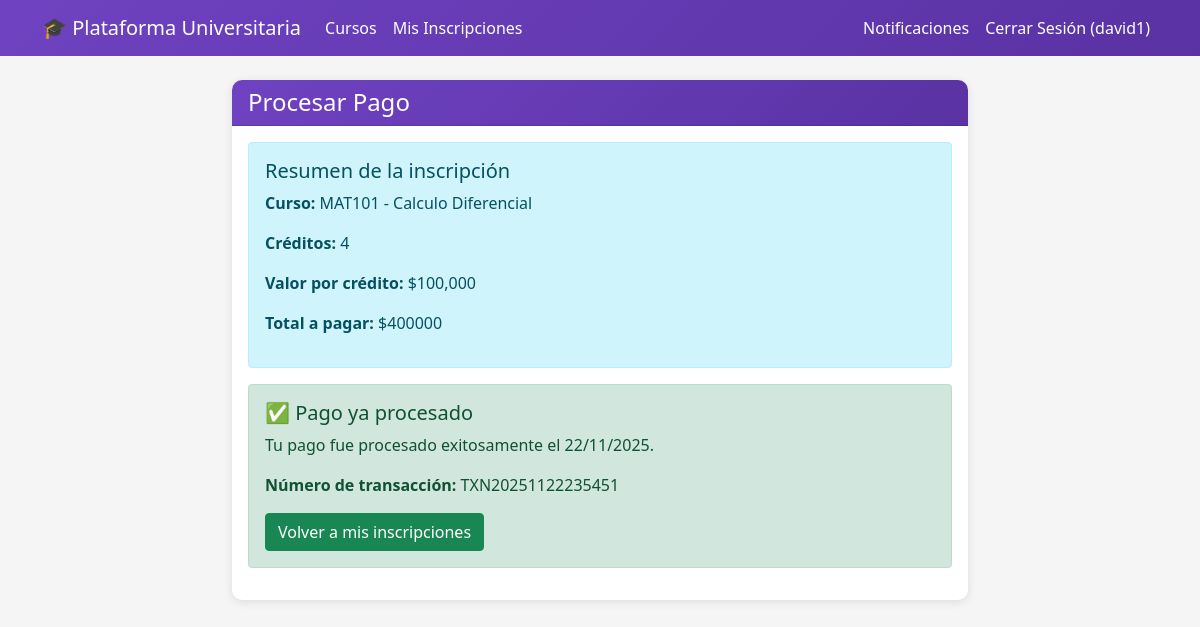
Screenshot of /payments/4/ (signed in) with the database file from the repository.
### core/models.py (models this page shows, shortened)
class Enrollment(models.Model):
    STATUS_CHOICES = [
        ('pending', 'Pendiente'),
        ('confirmed', 'Confirmada'),
        ('cancelled', 'Cancelada'),
        ('completed', 'Completada'),
    ]
    student = models.ForeignKey(User, on_delete=models.CASCADE)
    course = models.ForeignKey(Course, on_delete=models.CASCADE)
    status = models.CharField(max_length=20, choices=STATUS_CHOICES, default='pending')
    created_at = models.DateTimeField(auto_now_add=True)
    updated_at = models.DateTimeField(auto_now=True)
    class Meta:
        unique_together = ['student', 'course']

class Course(models.Model):
    code = models.CharField(max_length=20, unique=True)
    name = models.CharField(max_length=200)
    credits = models.IntegerField()
    professor = models.ForeignKey(User, on_delete=models.CASCADE, limit_choices_to={'profile__role': 'professor'})
    schedule = models.CharField(max_length=100)
    capacity = models.IntegerField()
    available_spots = models.IntegerField()
    description = models.TextField(blank=True)
    is_active = models.BooleanField(default=True)
    created_at = models.DateTimeField(auto_now_add=True)
    updated_at = models.DateTimeField(auto_now=True)

class Payment(models.Model):
    STATUS_CHOICES = [
        ('pending', 'Pendiente'),
        ('completed', 'Completado'),
        ('failed', 'Fallido'),
        ('cancelled', 'Cancelado'),
    ]
    METHOD_CHOICES = [
        ('pse', 'PSE'),
        ('credit_card', 'Tarjeta de Crédito'),
        ('debit_card', 'Tarjeta de Débito'),
    ]
    enrollment = models.OneToOneField(Enrollment, on_delete=models.CASCADE)
    amount = models.DecimalField(max_digits=10, decimal_places=2)
    status = models.CharField(max_length=20, choices=STATUS_CHOICES, default='pending')
    method = models.CharField(max_length=20, choices=METHOD_CHOICES)
    transaction_id = models.CharField(max_length=100, blank=True)
    created_at = models.DateTimeField(auto_now_add=True)
    updated_at = models.DateTimeField(auto_now=True)

### core/views.py (the view)
# urls.py: path('payments/<int:enrollment_id>/', views.payment_page, name='payment_page'),
@login_required
def payment_page(request, enrollment_id):
    enrollment = get_object_or_404(Enrollment, id=enrollment_id, student=request.user)
    try:
        payment = enrollment.payment
    except Payment.DoesNotExist:
        payment = None
    context = {
        'enrollment': enrollment,
        'payment': payment,
    }
    return render(request, 'core/payment_page.html', context)

### core/views.py (called while the page is built)
@register.filter
def mul(value, arg):
    return float(value) * float(arg)

### core/templates/core/payment_page.html (shortened to what this page needs)
{% extends 'core/base.html' %}
{% block content %}
<div class="row justify-content-center">
    <div class="col-md-8">
        <div class="card">
            <div class="card-header">
                <h4 class="mb-0">Procesar Pago</h4>
            </div>
            <div class="card-body">
                <div class="alert alert-info">
                    <h5>Resumen de la inscripción</h5>
                    <p><strong>Curso:</strong> {{ enrollment.course.code }} - {{ enrollment.course.name }}</p>
                    <p><strong>Créditos:</strong> {{ enrollment.course.credits }}</p>
                    <p><strong>Valor por crédito:</strong> $100,000</p>
                    <p><strong>Total a pagar:</strong> ${{ enrollment.course.credits|add:0|mul:100000|floatformat:0 }}</p>
                </div>
                {% if payment and payment.status == 'completed' %}
                <div class="alert alert-success">
                    <h5>✅ Pago ya procesado</h5>
                    <p>Tu pago fue procesado exitosamente el {{ payment.created_at|date:"d/m/Y" }}.</p>
                    <p><strong>Número de transacción:</strong> {{ payment.transaction_id }}</p>
                    <a href="{% url 'my_enrollments' %}" class="btn btn-success">Volver a mis inscripciones</a>
                </div>
                {% endif %}
            </div>
        </div>
    </div>
</div>
{% endblock %}

### core/templates/core/base.html (shortened to what this page needs)
<!DOCTYPE html>
<html lang="es">
<head>
    <link href="https://cdn.jsdelivr.net/npm/bootstrap@5.1.3/dist/css/bootstrap.min.css" rel="stylesheet">
</head>
<body>
    <nav class="navbar navbar-expand-lg navbar-dark">
        <div class="container">
            <a class="navbar-brand" href="{% url 'home' %}">
                🎓 Plataforma Universitaria
            </a>
            <div class="collapse navbar-collapse" id="navbarNav">
                <ul class="navbar-nav me-auto">
                    {% if user.is_authenticated %}
                        <li class="nav-item">
                            <a class="nav-link" href="{% url 'course_list' %}">Cursos</a>
                        </li>
                        {% if user.profile.role == 'student' %}
                        <li class="nav-item">
                            <a class="nav-link" href="{% url 'my_enrollments' %}">Mis Inscripciones</a>
                        </li>
                        {% endif %}
                    {% endif %}
                </ul>
                <ul class="navbar-nav">
                    {% if user.is_authenticated %}
                        <li class="nav-item">
                            <a class="nav-link" href="{% url 'notifications' %}">Notificaciones</a>
                        </li>
                        <li class="nav-item">
                            <a class="nav-link" href="{% url 'logout' %}">Cerrar Sesión ({{ user.username }})</a>
                        </li>
                    {% endif %}
                </ul>
            </div>
        </div>
    </nav>
    <main class="container my-4">
        {% block content %}
        {% endblock %}
    </main>
</body>
</html>

### core/templates/core/base.html (style rules this page uses)
:root { --primary-color: #6f42c1; --primary-dark: #5a32a3; }
body { background-color: #f5f5f5; font-family: 'Segoe UI', Tahoma, Geneva, Verdana, sans-serif; }
.navbar { background: linear-gradient(135deg, var(--primary-color), var(--primary-dark)); }
.navbar-brand, .nav-link { color: white !important; }
.card { border: none; box-shadow: 0 2px 10px rgba(0,0,0,0.1); border-radius: 10px; }
.card-header { background: linear-gradient(135deg, var(--primary-color), var(--primary-dark)); color: white; border-radius: 10px 10px 0 0 !important; }

### rows the page displays
Enrollment: course.code "MAT101", course.name "Calculo Diferencial", course.credits "4", course.credits|add "400000"
Payment: created_at "22/11/2025", transaction_id "TXN20251122235451"

### other values shown
{{ user.username }} "david1"
